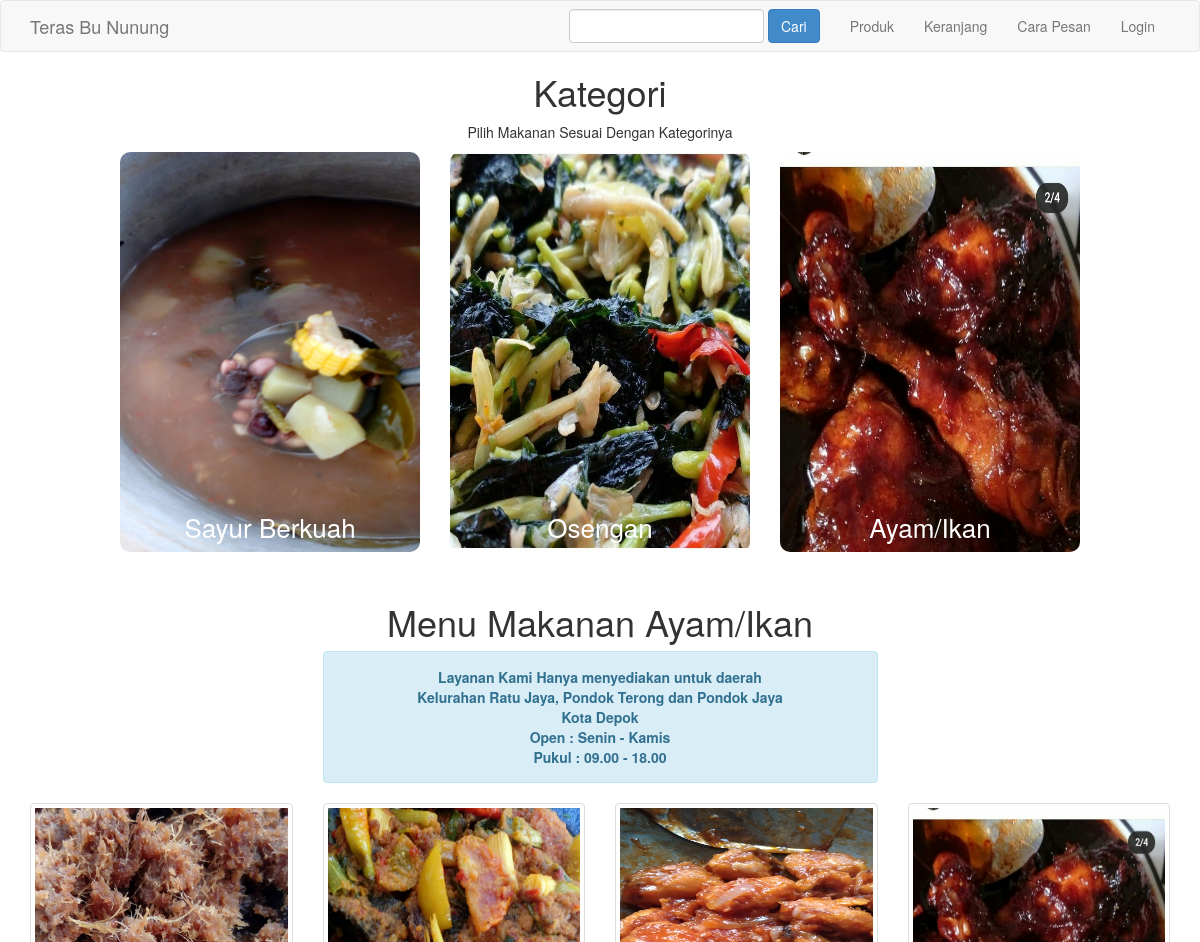
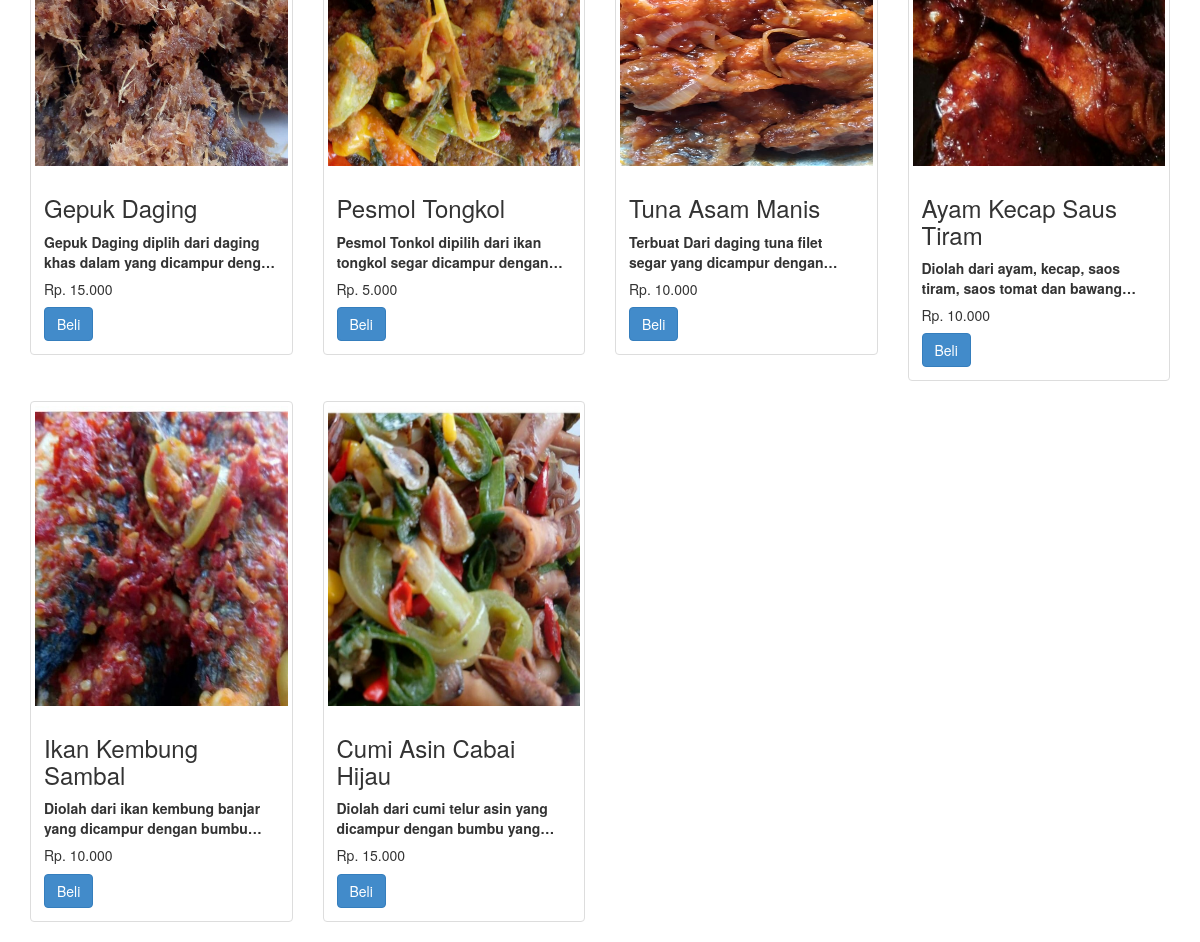
/ayam.php, run on the app's committed database (2 pictures, top to bottom).
### tables this page shows
CREATE TABLE `produk` (
  `id_produk` int(11) NOT NULL,
  `id_kategori` int(5) NOT NULL,
  `nama_produk` varchar(100) NOT NULL,
  `harga_produk` int(11) NOT NULL,
  `foto_produk` varchar(100) NOT NULL,
  `des_produk` text NOT NULL,
  `stok_produk` int(5) NOT NULL
);

### ayam.php (the view, shortened to what this page needs)
<?php
include 'admin/dbconnect.php'
?>
<!DOCTYPE html>
<html lang="en">
<head>
    <link rel="stylesheet" href="admin/assets/css/bootstrap.css">
</head>
<body>
    <?php include 'navbar.php'; ?>
    <section class="kategori">
        <h1>Kategori</h1>
        <p>Pilih Makanan Sesuai Dengan Kategorinya</p>
        <div class="row">
            <a href="sayur.php">
                <div class="col-md-4">
                    <div class="kategori-col">
                        <img src="foto/4.jpeg">
                        <div class="layer">
                            <h3>Sayur Berkuah</h3>
                        </div>
                    </div>
                </div>
            </a>
            <a href="osengan.php">
                <div class="col-md-4">
                    <div class="kategori-col">
                        <img src="foto/5.jpg">
                        <div class="layer">
                            <h3>Osengan</h3>
                        </div>
                    </div>
                </div>
            </a>
            <a href="ayam.php">
                <div class="col-md-4">
                    <div class="kategori-col">
                        <img src=" foto/6.jpg">
                        <div class="layer">
                            <h3>Ayam/Ikan</h3>
                        </div>
                    </div>
                </div>
            </a>
        </div>
    </section>
    <section class="konten" id="menu">
        <div class="container">
            <h1>Menu Makanan Ayam/Ikan</h1>
            <div class="row">
                <div class="col-md-6 col-md-offset-3">
                    <div class="alert alert-info" style=" text-align: center;">
                        <p>
                            <strong>Layanan Kami Hanya menyediakan untuk daerah <br>
                                <strong>Kelurahan Ratu Jaya, Pondok Terong dan Pondok Jaya </strong><br>
                                <strong>Kota Depok </strong><br>
                                <strong>Open : Senin - Kamis</strong><br>
                                <strong>Pukul : 09.00 - 18.00</strong>
                        </p>
                    </div>
                </div>
            </div>
            <div class="row">
                <?php $ambil = $koneksi->query("SELECT * FROM produk WHERE id_kategori=5"); ?>
                <?php while ($perproduk = $ambil->fetch_assoc()) { ?>
                    <div class="col-md-3">
                        <div class="thumbnail">
                            <img src="foto_produk/<?php echo $perproduk['foto_produk'] ?>">
                            <div class="caption">
                                <h3><?php echo $perproduk['nama_produk'] ?> </h3>
                                <p><?php echo $perproduk['des_produk'] ?></p>
                                <h5><?php echo "Rp. " . number_format($perproduk['harga_produk'], '0', ',', '.') ?></h5>
                                <a href="detail.php?id=<?php echo $perproduk['id_produk']; ?>" class="btn btn-primary">Beli</a>
                            </div>
                        </div>
                    </div>
                <?php } ?>
            </div>
        </div>
    </section>
</body>
</html>

### navbar.php (shortened to what this page needs)
<nav class="navbar navbar-default">
    <div class="container">
        <div class="navbar-header">
            <a class="navbar-brand" href="index.php">Teras Bu Nunung </a>
        </div>
        <div class="collapse navbar-collapse" id="bs-example-navbar-collapse-1">
            <ul class="nav navbar-nav navbar-right">
                <li><a href="produk.php">Produk</a></li>
                <li><a href="keranjang.php">Keranjang</a></li>
                <li><a href="carapesan.php">Cara Pesan</a></li>
                <?php
                if (isset($_SESSION["pelanggan"])) : ?>
                    <li><a href="riwayat.php">Riwayat Belanja</a></li>
                    <li><a href="logout.php">Logout</a></li>
                    <!-- <button type="button" class="btn btn-primary navbar-btn">
                    <a href="logout.php">Logout</a>
                </button> -->
                <?php else : ?>
                    <li><a href="login.php">Login</a></li>
                <?php endif ?>
            </ul>
            <form action="pencarian.php" method="GET" class="navbar-form navbar-right">
                <div class="form-group">
                    <input type="text" class="form-control" name="keyword">
                </div>
                <button class="btn btn-primary">Cari</button>
            </form>
        </div>
    </div>
</nav>

### ayam.php (style rules this page uses)
.kategori { width: 80%; margin: auto; text-align: center; }
.kategori-col { flex-basis: 32%; border-radius: 10px; margin-bottom: 30px; position: relative; overflow: hidden; cursor: pointer; }
.kategori-col img { width: 100%; height: 400px; display: block; }
.layer { background: transparent; height: 100%; width: 100%; position: absolute; top: 0; left: 0; transition: 0.5s; }
.layer h3 { width: 100%; font-weight: 500; color: #fff; font-size: 26px; bottom: 0; left: 50%; transform: translateX(-50%); position: absolute; transition: 0.5s; }
.konten h1 { text-align: center; }
.konten img { width: 100%; height: auto; }
.thumbnail img { width: 100%; height: 300px; }
.thumbnail p { overflow: hidden; display: -webkit-box; -webkit-line-clamp: 2; -webkit-box-orient: vertical; }

### data on the page
produk: foto_produk (picture), nama_produk "Gepuk Daging", des_produk "Gepuk Daging diplih dari daging khas dalam yang dicampur…", harga_produk "15.000"
produk: foto_produk (picture), nama_produk "Pesmol Tongkol", des_produk "Pesmol Tonkol dipilih dari ikan tongkol segar dicampur…", harga_produk "5.000"
produk: foto_produk (picture), nama_produk "Tuna Asam Manis", des_produk "Terbuat Dari daging tuna filet segar yang dicampur…", harga_produk "10.000"
produk: foto_produk (picture), nama_produk "Ayam Kecap Saus Tiram", des_produk "Diolah dari ayam, kecap, saos tiram, saos tomat dan…", harga_produk "10.000"
produk: foto_produk (picture), nama_produk "Ikan Kembung Sambal", des_produk "Diolah dari ikan kembung banjar yang dicampur dengan…", harga_produk "10.000"
produk: foto_produk (picture), nama_produk "Cumi Asin Cabai Hijau", des_produk "Diolah dari cumi telur asin yang dicampur dengan bumbu…", harga_produk "15.000"
